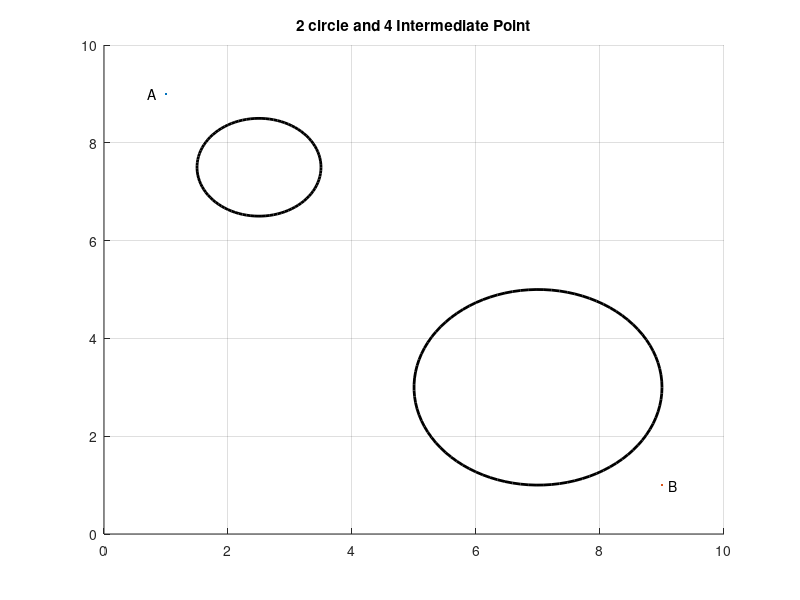

MATLAB code to generate this figure: (Note: this script raises an error after producing the figure.)
close all;
clear all;
clc;
xlim([0 10]);   
ylim([0 10]);
grid on;
hold on;

P1=[1,9];
P2=[9,1];


C1=[2.5,7.5];
C2=[7,3];
C = [C1;C2];
Radius=[1,2];
viscircles(C,Radius,'color','k');
hold on 
plot(P1(1),P1(2),'.');
text(P1(1)-0.3,P1(2),'A')
plot(P2(1),P2(2),'.');
text(P2(1)+0.1,P2(2),'B')
title('2 circle and 4 Intermediate Point')
hold on;

x0=[1.5,6.5;3,4;5,9;9.5,4];
lb=[0,0;0,0;0,0;0,0];
ub=[10,10;10,10;10,10;10,10];

options = optimset('Display','Iter','Tolx',1.e-6,'TolFun',1.e-6,'MaxIter',1000,'MaxFunEval',1000,'Algorithm', 'sqp');
x=fmincon(@(x)objective(x,P1,P2),x0,[],[],[],[],lb,ub,@(x)Constraint_n(x,P1,P2,C,Radius),options);
disp(x);

path = [P1;x;P2];
initial_path = [P1;x0;P2];
for i=1:size(path,1)-1
a=plot([path(i,1) path(i+1,1)],[path(i,2) path(i+1,2)],'Color',[0 0.4470 0.7410]);
plot(path(i,1),path(i,2),'x','Color',[0 0.4470 0.7410]);
b=plot([initial_path(i,1) initial_path(i+1,1)],[initial_path(i,2) initial_path(i+1,2)],'-.r');
plot(initial_path(i,1),initial_path(i,2),'xr');
legend([a,b],'optimal','non optimal')
hold on;
end
figure(1);

